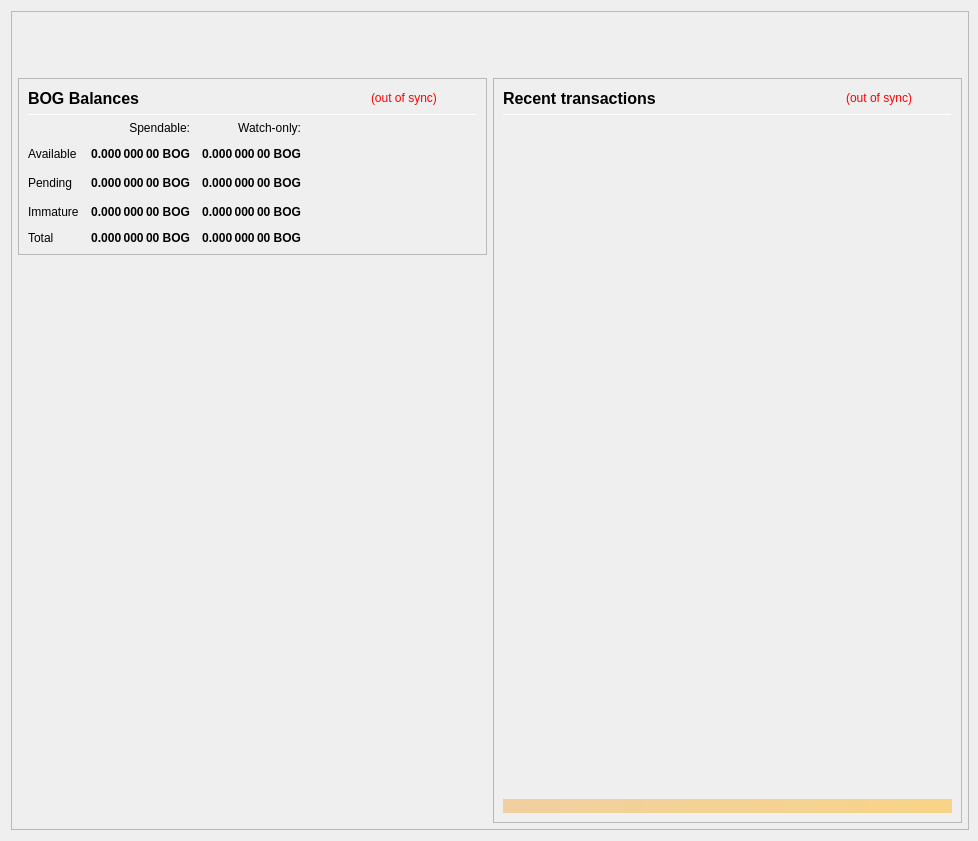
<?xml version="1.0" encoding="UTF-8"?>
<ui version="4.0">
 <class>OverviewPage</class>
 <widget class="QWidget" name="OverviewPage">
  <property name="geometry">
   <rect>
    <x>0</x>
    <y>0</y>
    <width>978</width>
    <height>841</height>
   </rect>
  </property>
  <property name="minimumSize">
   <size>
    <width>960</width>
    <height>682</height>
   </size>
  </property>
  <property name="font">
   <font>
    <weight>50</weight>
    <bold>false</bold>
   </font>
  </property>
  <property name="windowTitle">
   <string>Form</string>
  </property>
  <layout class="QVBoxLayout" name="topLayout" stretch="0">
   <property name="rightMargin">
    <number>9</number>
   </property>
   <item>
    <widget class="QFrame" name="frame_BG">
     <property name="minimumSize">
      <size>
       <width>850</width>
       <height>610</height>
      </size>
     </property>
     <property name="maximumSize">
      <size>
       <width>16777215</width>
       <height>16777215</height>
      </size>
     </property>
     <property name="frameShape">
      <enum>QFrame::StyledPanel</enum>
     </property>
     <property name="frameShadow">
      <enum>QFrame::Raised</enum>
     </property>
     <layout class="QVBoxLayout" name="verticalLayout_3" stretch="0">
      <property name="leftMargin">
       <number>0</number>
      </property>
      <property name="topMargin">
       <number>0</number>
      </property>
      <property name="rightMargin">
       <number>0</number>
      </property>
      <property name="bottomMargin">
       <number>6</number>
      </property>
      <item>
       <layout class="QVBoxLayout" name="verticalLayout_Master" stretch="0,1">
        <property name="leftMargin">
         <number>0</number>
        </property>
        <property name="topMargin">
         <number>0</number>
        </property>
        <property name="rightMargin">
         <number>0</number>
        </property>
        <property name="bottomMargin">
         <number>0</number>
        </property>
        <item>
         <widget class="QFrame" name="frame_Header">
          <layout class="QVBoxLayout" name="verticalLayout_Header" stretch="0">
           <property name="leftMargin">
            <number>0</number>
           </property>
           <property name="topMargin">
            <number>0</number>
           </property>
           <property name="rightMargin">
            <number>0</number>
           </property>
           <property name="bottomMargin">
            <number>0</number>
           </property>
           <item>
            <layout class="QHBoxLayout" name="horizontalLayout_Header" stretch="1,0">
             <property name="spacing">
              <number>6</number>
             </property>
             <item>
              <spacer name="horizontalSpacer_Header">
               <property name="orientation">
                <enum>Qt::Horizontal</enum>
               </property>
               <property name="sizeHint" stdset="0">
                <size>
                 <width>40</width>
                 <height>20</height>
                </size>
               </property>
              </spacer>
             </item>
             <item>
              <widget class="QLabel" name="labelOverviewHeaderRight">
               <property name="minimumSize">
                <size>
                 <width>464</width>
                 <height>60</height>
                </size>
               </property>
               <property name="maximumSize">
                <size>
                 <width>16777215</width>
                 <height>60</height>
                </size>
               </property>
               <property name="font">
                <font>
                 <pointsize>14</pointsize>
                </font>
               </property>
               <property name="text">
                <string/>
               </property>
               <property name="alignment">
                <set>Qt::AlignRight|Qt::AlignTrailing|Qt::AlignVCenter</set>
               </property>
              </widget>
             </item>
            </layout>
           </item>
          </layout>
         </widget>
        </item>
        <item>
         <widget class="QFrame" name="frame_Content">
          <layout class="QVBoxLayout" name="verticalLayout_Content">
           <property name="leftMargin">
            <number>6</number>
           </property>
           <property name="topMargin">
            <number>0</number>
           </property>
           <property name="rightMargin">
            <number>6</number>
           </property>
           <property name="bottomMargin">
            <number>0</number>
           </property>
           <item>
            <layout class="QHBoxLayout" name="horizontalLayout_Content" stretch="1,1">
             <property name="spacing">
              <number>6</number>
             </property>
             <item>
              <layout class="QVBoxLayout" name="verticalLayout_left" stretch="0,0">
               <item>
                <widget class="QFrame" name="frameBalances">
                 <property name="frameShape">
                  <enum>QFrame::StyledPanel</enum>
                 </property>
                 <property name="frameShadow">
                  <enum>QFrame::Raised</enum>
                 </property>
                 <layout class="QVBoxLayout" name="verticalLayout_4">
                  <item>
                   <layout class="QHBoxLayout" name="hlBalancesHeader" stretch="2,0,0">
                    <property name="spacing">
                     <number>6</number>
                    </property>
                    <item>
                     <widget class="QLabel" name="labelBalances">
                      <property name="minimumSize">
                       <size>
                        <width>0</width>
                        <height>0</height>
                       </size>
                      </property>
                      <property name="font">
                       <font>
                        <pointsize>12</pointsize>
                        <weight>75</weight>
                        <bold>true</bold>
                       </font>
                      </property>
                      <property name="text">
                       <string>BOG Balances</string>
                      </property>
                     </widget>
                    </item>
                    <item>
                     <widget class="QLabel" name="labelWalletStatus">
                      <property name="cursor">
                       <cursorShape>WhatsThisCursor</cursorShape>
                      </property>
                      <property name="toolTip">
                       <string>The displayed information may be out of date. Your wallet automatically synchronizes with the BOGCOIN network after a connection is established, but this process has not completed yet.</string>
                      </property>
                      <property name="styleSheet">
                       <string notr="true">QLabel { color: red; }</string>
                      </property>
                      <property name="text">
                       <string notr="true">(out of sync)</string>
                      </property>
                      <property name="alignment">
                       <set>Qt::AlignLeading|Qt::AlignLeft|Qt::AlignVCenter</set>
                      </property>
                     </widget>
                    </item>
                    <item>
                     <spacer name="hsBalancesHeader">
                      <property name="orientation">
                       <enum>Qt::Horizontal</enum>
                      </property>
                      <property name="sizeHint" stdset="0">
                       <size>
                        <width>40</width>
                        <height>20</height>
                       </size>
                      </property>
                     </spacer>
                    </item>
                   </layout>
                  </item>
                  <item>
                   <widget class="Line" name="lineBalances">
                    <property name="minimumSize">
                     <size>
                      <width>0</width>
                      <height>1</height>
                     </size>
                    </property>
                    <property name="maximumSize">
                     <size>
                      <width>16777215</width>
                      <height>1</height>
                     </size>
                    </property>
                    <property name="orientation">
                     <enum>Qt::Horizontal</enum>
                    </property>
                   </widget>
                  </item>
                  <item>
                   <layout class="QGridLayout" name="gridLayout">
                    <property name="spacing">
                     <number>12</number>
                    </property>
                    <item row="2" column="2">
                     <widget class="QLabel" name="labelWatchPending">
                      <property name="font">
                       <font>
                        <weight>75</weight>
                        <bold>true</bold>
                       </font>
                      </property>
                      <property name="cursor">
                       <cursorShape>ArrowCursor</cursorShape>
                      </property>
                      <property name="toolTip">
                       <string>Unconfirmed transactions to watch-only addresses</string>
                      </property>
                      <property name="text">
                       <string notr="true">0.000 000 00 BOG</string>
                      </property>
                      <property name="alignment">
                       <set>Qt::AlignRight|Qt::AlignTrailing|Qt::AlignVCenter</set>
                      </property>
                      <property name="textInteractionFlags">
                       <set>Qt::NoTextInteraction</set>
                      </property>
                     </widget>
                    </item>
                    <item row="2" column="1">
                     <widget class="QLabel" name="labelUnconfirmed">
                      <property name="font">
                       <font>
                        <weight>75</weight>
                        <bold>true</bold>
                       </font>
                      </property>
                      <property name="cursor">
                       <cursorShape>ArrowCursor</cursorShape>
                      </property>
                      <property name="toolTip">
                       <string>Total of transactions that have yet to be confirmed, and do not yet count toward the spendable balance</string>
                      </property>
                      <property name="text">
                       <string notr="true">0.000 000 00 BOG</string>
                      </property>
                      <property name="alignment">
                       <set>Qt::AlignRight|Qt::AlignTrailing|Qt::AlignVCenter</set>
                      </property>
                      <property name="textInteractionFlags">
                       <set>Qt::NoTextInteraction</set>
                      </property>
                     </widget>
                    </item>
                    <item row="3" column="2">
                     <widget class="QLabel" name="labelWatchImmature">
                      <property name="font">
                       <font>
                        <weight>75</weight>
                        <bold>true</bold>
                       </font>
                      </property>
                      <property name="cursor">
                       <cursorShape>ArrowCursor</cursorShape>
                      </property>
                      <property name="toolTip">
                       <string>Staked or masternode rewards in watch-only addresses that has not yet matured</string>
                      </property>
                      <property name="text">
                       <string notr="true">0.000 000 00 BOG</string>
                      </property>
                      <property name="alignment">
                       <set>Qt::AlignRight|Qt::AlignTrailing|Qt::AlignVCenter</set>
                      </property>
                      <property name="textInteractionFlags">
                       <set>Qt::NoTextInteraction</set>
                      </property>
                     </widget>
                    </item>
                    <item row="4" column="0">
                     <widget class="QLabel" name="labelTotalText">
                      <property name="text">
                       <string>Total</string>
                      </property>
                      <property name="textInteractionFlags">
                       <set>Qt::NoTextInteraction</set>
                      </property>
                     </widget>
                    </item>
                    <item row="3" column="1">
                     <widget class="QLabel" name="labelImmature">
                      <property name="font">
                       <font>
                        <weight>75</weight>
                        <bold>true</bold>
                       </font>
                      </property>
                      <property name="cursor">
                       <cursorShape>ArrowCursor</cursorShape>
                      </property>
                      <property name="toolTip">
                       <string>Staked or masternode rewards that has not yet matured</string>
                      </property>
                      <property name="text">
                       <string notr="true">0.000 000 00 BOG</string>
                      </property>
                      <property name="alignment">
                       <set>Qt::AlignRight|Qt::AlignTrailing|Qt::AlignVCenter</set>
                      </property>
                      <property name="textInteractionFlags">
                       <set>Qt::NoTextInteraction</set>
                      </property>
                     </widget>
                    </item>
                    <item row="2" column="3">
                     <spacer name="hsBalances">
                      <property name="orientation">
                       <enum>Qt::Horizontal</enum>
                      </property>
                      <property name="sizeHint" stdset="0">
                       <size>
                        <width>40</width>
                        <height>20</height>
                       </size>
                      </property>
                     </spacer>
                    </item>
                    <item row="3" column="0">
                     <widget class="QLabel" name="labelImmatureText">
                      <property name="text">
                       <string>Immature</string>
                      </property>
                      <property name="textInteractionFlags">
                       <set>Qt::NoTextInteraction</set>
                      </property>
                     </widget>
                    </item>
                    <item row="4" column="1">
                     <widget class="QLabel" name="labelTotal">
                      <property name="font">
                       <font>
                        <weight>75</weight>
                        <bold>true</bold>
                       </font>
                      </property>
                      <property name="cursor">
                       <cursorShape>ArrowCursor</cursorShape>
                      </property>
                      <property name="toolTip">
                       <string>Your current total balance</string>
                      </property>
                      <property name="text">
                       <string notr="true">0.000 000 00 BOG</string>
                      </property>
                      <property name="alignment">
                       <set>Qt::AlignRight|Qt::AlignTrailing|Qt::AlignVCenter</set>
                      </property>
                      <property name="textInteractionFlags">
                       <set>Qt::NoTextInteraction</set>
                      </property>
                     </widget>
                    </item>
                    <item row="4" column="2">
                     <widget class="QLabel" name="labelWatchTotal">
                      <property name="font">
                       <font>
                        <weight>75</weight>
                        <bold>true</bold>
                       </font>
                      </property>
                      <property name="cursor">
                       <cursorShape>ArrowCursor</cursorShape>
                      </property>
                      <property name="toolTip">
                       <string>Current total balance in watch-only addresses</string>
                      </property>
                      <property name="text">
                       <string notr="true">0.000 000 00 BOG</string>
                      </property>
                      <property name="alignment">
                       <set>Qt::AlignRight|Qt::AlignTrailing|Qt::AlignVCenter</set>
                      </property>
                      <property name="textInteractionFlags">
                       <set>Qt::NoTextInteraction</set>
                      </property>
                     </widget>
                    </item>
                    <item row="0" column="2">
                     <widget class="QLabel" name="labelWatchonly">
                      <property name="text">
                       <string>Watch-only:</string>
                      </property>
                      <property name="alignment">
                       <set>Qt::AlignRight|Qt::AlignTrailing|Qt::AlignVCenter</set>
                      </property>
                     </widget>
                    </item>
                    <item row="1" column="0">
                     <widget class="QLabel" name="labelBalanceText">
                      <property name="text">
                       <string>Available</string>
                      </property>
                      <property name="textInteractionFlags">
                       <set>Qt::NoTextInteraction</set>
                      </property>
                     </widget>
                    </item>
                    <item row="1" column="1">
                     <widget class="QLabel" name="labelBalance">
                      <property name="font">
                       <font>
                        <weight>75</weight>
                        <bold>true</bold>
                       </font>
                      </property>
                      <property name="cursor">
                       <cursorShape>ArrowCursor</cursorShape>
                      </property>
                      <property name="toolTip">
                       <string>Your current spendable balance</string>
                      </property>
                      <property name="text">
                       <string notr="true">0.000 000 00 BOG</string>
                      </property>
                      <property name="alignment">
                       <set>Qt::AlignRight|Qt::AlignTrailing|Qt::AlignVCenter</set>
                      </property>
                      <property name="textInteractionFlags">
                       <set>Qt::NoTextInteraction</set>
                      </property>
                     </widget>
                    </item>
                    <item row="1" column="2">
                     <widget class="QLabel" name="labelWatchAvailable">
                      <property name="font">
                       <font>
                        <weight>75</weight>
                        <bold>true</bold>
                       </font>
                      </property>
                      <property name="cursor">
                       <cursorShape>ArrowCursor</cursorShape>
                      </property>
                      <property name="toolTip">
                       <string>Your current balance in watch-only addresses</string>
                      </property>
                      <property name="text">
                       <string notr="true">0.000 000 00 BOG</string>
                      </property>
                      <property name="alignment">
                       <set>Qt::AlignRight|Qt::AlignTrailing|Qt::AlignVCenter</set>
                      </property>
                      <property name="textInteractionFlags">
                       <set>Qt::NoTextInteraction</set>
                      </property>
                     </widget>
                    </item>
                    <item row="2" column="0">
                     <widget class="QLabel" name="labelPendingText">
                      <property name="text">
                       <string>Pending</string>
                      </property>
                      <property name="textInteractionFlags">
                       <set>Qt::NoTextInteraction</set>
                      </property>
                     </widget>
                    </item>
                    <item row="0" column="1">
                     <widget class="QLabel" name="labelSpendable">
                      <property name="text">
                       <string>Spendable:</string>
                      </property>
                      <property name="alignment">
                       <set>Qt::AlignRight|Qt::AlignTrailing|Qt::AlignVCenter</set>
                      </property>
                     </widget>
                    </item>
                   </layout>
                  </item>
                 </layout>
                </widget>
               </item>
               <item>
                <spacer name="verticalSpacer">
                 <property name="orientation">
                  <enum>Qt::Vertical</enum>
                 </property>
                 <property name="sizeHint" stdset="0">
                  <size>
                   <width>20</width>
                   <height>40</height>
                  </size>
                 </property>
                </spacer>
               </item>
              </layout>
             </item>
             <item>
              <layout class="QVBoxLayout" name="verticalLayout_right" stretch="1">
               <item>
                <widget class="QFrame" name="frame_RecentTransactions">
                 <property name="minimumSize">
                  <size>
                   <width>0</width>
                   <height>0</height>
                  </size>
                 </property>
                 <property name="frameShape">
                  <enum>QFrame::StyledPanel</enum>
                 </property>
                 <property name="frameShadow">
                  <enum>QFrame::Raised</enum>
                 </property>
                 <layout class="QVBoxLayout" name="verticalLayout_1" stretch="0,0,0,0,0">
                  <item>
                   <layout class="QHBoxLayout" name="horizontalLayout_2" stretch="2,0,0">
                    <property name="spacing">
                     <number>3</number>
                    </property>
                    <item>
                     <widget class="QLabel" name="label_4">
                      <property name="minimumSize">
                       <size>
                        <width>0</width>
                        <height>20</height>
                       </size>
                      </property>
                      <property name="font">
                       <font>
                        <pointsize>12</pointsize>
                        <weight>75</weight>
                        <bold>true</bold>
                       </font>
                      </property>
                      <property name="text">
                       <string>Recent transactions</string>
                      </property>
                     </widget>
                    </item>
                    <item>
                     <widget class="QLabel" name="labelTransactionsStatus">
                      <property name="cursor">
                       <cursorShape>WhatsThisCursor</cursorShape>
                      </property>
                      <property name="toolTip">
                       <string>The displayed information may be out of date. Your wallet automatically synchronizes with the BOGCOIN network after a connection is established, but this process has not completed yet.</string>
                      </property>
                      <property name="styleSheet">
                       <string notr="true">QLabel { color: red; }</string>
                      </property>
                      <property name="text">
                       <string notr="true">(out of sync)</string>
                      </property>
                      <property name="alignment">
                       <set>Qt::AlignRight|Qt::AlignTrailing|Qt::AlignVCenter</set>
                      </property>
                     </widget>
                    </item>
                    <item>
                     <spacer name="horizontalSpacer">
                      <property name="orientation">
                       <enum>Qt::Horizontal</enum>
                      </property>
                      <property name="sizeHint" stdset="0">
                       <size>
                        <width>40</width>
                        <height>20</height>
                       </size>
                      </property>
                     </spacer>
                    </item>
                   </layout>
                  </item>
                  <item>
                   <widget class="Line" name="line">
                    <property name="minimumSize">
                     <size>
                      <width>0</width>
                      <height>1</height>
                     </size>
                    </property>
                    <property name="maximumSize">
                     <size>
                      <width>16777215</width>
                      <height>1</height>
                     </size>
                    </property>
                    <property name="orientation">
                     <enum>Qt::Horizontal</enum>
                    </property>
                   </widget>
                  </item>
                  <item>
                   <widget class="QListView" name="listTransactions">
                    <property name="minimumSize">
                     <size>
                      <width>0</width>
                      <height>0</height>
                     </size>
                    </property>
                    <property name="styleSheet">
                     <string notr="true">QListView { background: transparent; }</string>
                    </property>
                    <property name="frameShape">
                     <enum>QFrame::NoFrame</enum>
                    </property>
                    <property name="verticalScrollBarPolicy">
                     <enum>Qt::ScrollBarAlwaysOff</enum>
                    </property>
                    <property name="horizontalScrollBarPolicy">
                     <enum>Qt::ScrollBarAlwaysOff</enum>
                    </property>
                    <property name="selectionMode">
                     <enum>QAbstractItemView::NoSelection</enum>
                    </property>
                   </widget>
                  </item>
                  <item>
                   <spacer name="verticalSpacer_2">
                    <property name="orientation">
                     <enum>Qt::Vertical</enum>
                    </property>
                    <property name="sizeType">
                     <enum>QSizePolicy::Expanding</enum>
                    </property>
                    <property name="sizeHint" stdset="0">
                     <size>
                      <width>20</width>
                      <height>40</height>
                     </size>
                    </property>
                   </spacer>
                  </item>
                  <item>
                   <widget class="QLabel" name="labelAlerts">
                    <property name="maximumSize">
                     <size>
                      <width>16777215</width>
                      <height>16777215</height>
                     </size>
                    </property>
                    <property name="styleSheet">
                     <string notr="true">background-color: qlineargradient(x1: 0, y1: 0, x2: 1, y2: 0, stop:0 #F0D0A0, stop:1 #F8D488); color:#000000;</string>
                    </property>
                    <property name="text">
                     <string/>
                    </property>
                    <property name="wordWrap">
                     <bool>true</bool>
                    </property>
                    <property name="margin">
                     <number>3</number>
                    </property>
                   </widget>
                  </item>
                 </layout>
                </widget>
               </item>
              </layout>
             </item>
            </layout>
           </item>
          </layout>
         </widget>
        </item>
       </layout>
      </item>
     </layout>
    </widget>
   </item>
  </layout>
 </widget>
 <resources/>
 <connections/>
</ui>
